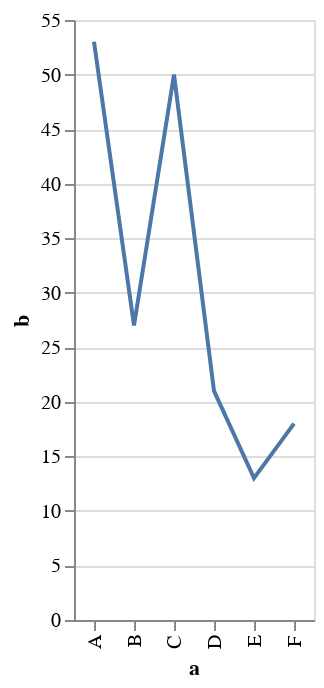

Describe this chart as a Vega-Lite specification.
### Vega-Lite specification from a JSON file in a GitHub repository (floating-point values rounded to 4 significant figures)
{"$schema": "https://vega.github.io/schema/vega-lite/v2.json", "name": "line 2", "description": "A simple bar chart with embedded data.", "data": {"values": [{"a": "A", "b": 53}, {"a": "B", "b": 27}, {"a": "C", "b": 50}, {"a": "D", "b": 21}, {"a": "E", "b": 13}, {"a": "F", "b": 18}]}, "mark": "line", "encoding": {"x": {"field": "a", "type": "ordinal"}, "y": {"field": "b", "type": "quantitative"}}}
